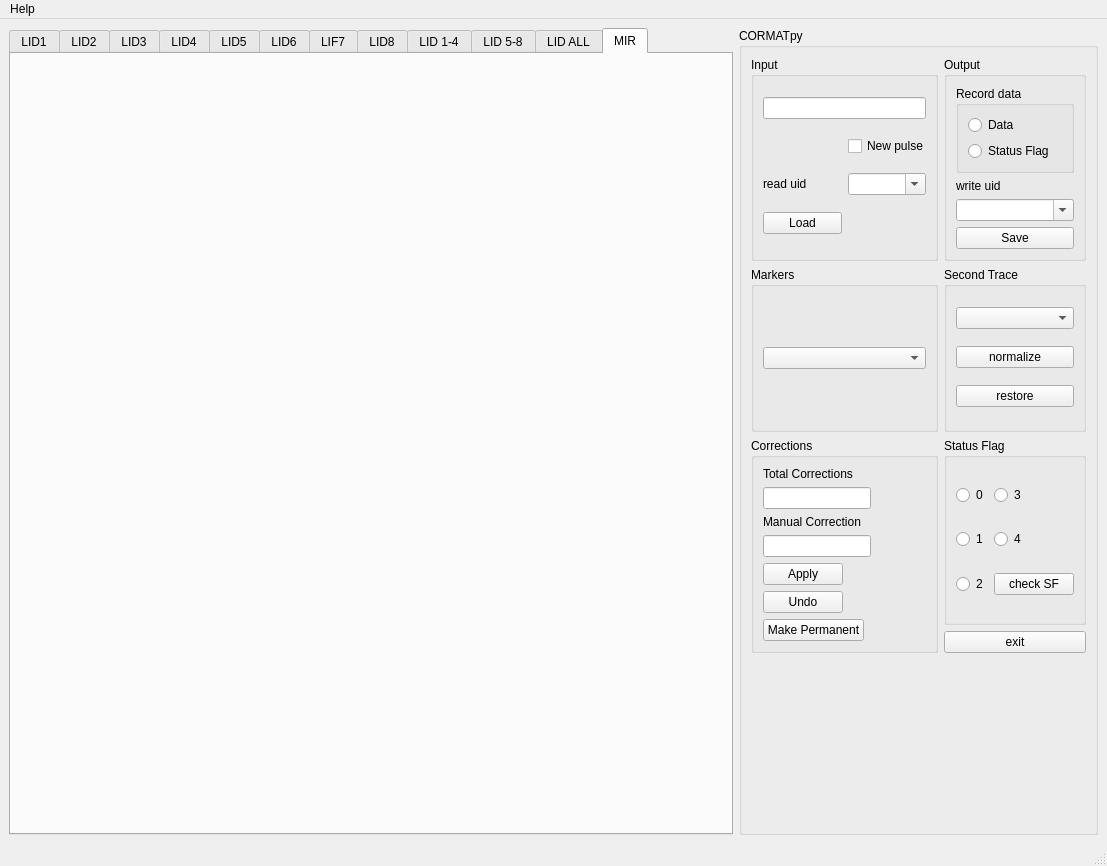
<?xml version="1.0" encoding="UTF-8"?>
<ui version="4.0">
 <class>CORMAT_py</class>
 <widget class="QMainWindow" name="CORMAT_py">
  <property name="geometry">
   <rect>
    <x>0</x>
    <y>0</y>
    <width>1107</width>
    <height>865</height>
   </rect>
  </property>
  <property name="windowTitle">
   <string>CORMATpy</string>
  </property>
  <widget class="QWidget" name="centralwidget">
   <layout class="QGridLayout" name="gridLayout_2">
    <item row="0" column="1">
     <widget class="QGroupBox" name="groupBox_8">
      <property name="maximumSize">
       <size>
        <width>359</width>
        <height>807</height>
       </size>
      </property>
      <property name="title">
       <string>CORMATpy</string>
      </property>
      <layout class="QGridLayout" name="gridLayout_4">
       <item row="0" column="0">
        <widget class="QGroupBox" name="groupBox_3">
         <property name="title">
          <string>Input</string>
         </property>
         <layout class="QGridLayout" name="gridLayout">
          <item row="0" column="0" colspan="2">
           <widget class="QLineEdit" name="lineEdit_jpn">
            <property name="text">
             <string/>
            </property>
           </widget>
          </item>
          <item row="1" column="1">
           <widget class="QCheckBox" name="checkBox_newpulse">
            <property name="text">
             <string>New pulse</string>
            </property>
           </widget>
          </item>
          <item row="2" column="0">
           <widget class="QLabel" name="label">
            <property name="text">
             <string>read uid</string>
            </property>
           </widget>
          </item>
          <item row="2" column="1">
           <widget class="QComboBox" name="comboBox_readuid">
            <property name="editable">
             <bool>true</bool>
            </property>
            <property name="insertPolicy">
             <enum>QComboBox::InsertAtTop</enum>
            </property>
           </widget>
          </item>
          <item row="3" column="0">
           <widget class="QPushButton" name="button_read_pulse">
            <property name="text">
             <string>Load</string>
            </property>
           </widget>
          </item>
         </layout>
        </widget>
       </item>
       <item row="0" column="1">
        <widget class="QGroupBox" name="groupBox">
         <property name="title">
          <string>Output</string>
         </property>
         <layout class="QGridLayout" name="gridLayout_6">
          <item row="0" column="0">
           <widget class="QGroupBox" name="groupBox_2">
            <property name="title">
             <string>Record data</string>
            </property>
            <layout class="QGridLayout" name="gridLayout_3">
             <item row="0" column="0">
              <widget class="QRadioButton" name="radioButton_storeData">
               <property name="text">
                <string>Data</string>
               </property>
              </widget>
             </item>
             <item row="1" column="0">
              <widget class="QRadioButton" name="radioButton_storeSF">
               <property name="text">
                <string>Status Flag</string>
               </property>
              </widget>
             </item>
            </layout>
           </widget>
          </item>
          <item row="1" column="0">
           <widget class="QLabel" name="label_2">
            <property name="text">
             <string>write uid</string>
            </property>
           </widget>
          </item>
          <item row="2" column="0">
           <widget class="QComboBox" name="comboBox_writeuid">
            <property name="editable">
             <bool>true</bool>
            </property>
           </widget>
          </item>
          <item row="3" column="0">
           <widget class="QPushButton" name="button_save">
            <property name="text">
             <string>Save</string>
            </property>
           </widget>
          </item>
         </layout>
        </widget>
       </item>
       <item row="1" column="0">
        <widget class="QGroupBox" name="groupBox_9">
         <property name="title">
          <string>Markers</string>
         </property>
         <layout class="QGridLayout" name="gridLayout_8">
          <item row="0" column="0">
           <widget class="QComboBox" name="comboBox_markers"/>
          </item>
         </layout>
        </widget>
       </item>
       <item row="1" column="1">
        <widget class="QGroupBox" name="groupBox_5">
         <property name="title">
          <string>Second Trace</string>
         </property>
         <layout class="QGridLayout" name="gridLayout_7">
          <item row="0" column="0">
           <widget class="QComboBox" name="comboBox_2ndtrace"/>
          </item>
          <item row="1" column="0">
           <widget class="QPushButton" name="button_normalize">
            <property name="text">
             <string>normalize</string>
            </property>
           </widget>
          </item>
          <item row="2" column="0">
           <widget class="QPushButton" name="button_restore">
            <property name="text">
             <string>restore</string>
            </property>
           </widget>
          </item>
         </layout>
        </widget>
       </item>
       <item row="2" column="0" rowspan="2">
        <widget class="QGroupBox" name="groupBox_6">
         <property name="title">
          <string>Corrections</string>
         </property>
         <layout class="QFormLayout" name="formLayout">
          <item row="0" column="0">
           <widget class="QLabel" name="label_3">
            <property name="text">
             <string>Total Corrections</string>
            </property>
           </widget>
          </item>
          <item row="1" column="0">
           <widget class="QLineEdit" name="lineEdit_totcorr"/>
          </item>
          <item row="2" column="0">
           <widget class="QLabel" name="label_4">
            <property name="text">
             <string>Manual Correction</string>
            </property>
           </widget>
          </item>
          <item row="3" column="0">
           <widget class="QLineEdit" name="lineEdit_mancorr"/>
          </item>
          <item row="4" column="0">
           <widget class="QPushButton" name="pushButton_apply">
            <property name="text">
             <string>Apply</string>
            </property>
           </widget>
          </item>
          <item row="5" column="0">
           <widget class="QPushButton" name="pushButton_undo">
            <property name="text">
             <string>Undo</string>
            </property>
           </widget>
          </item>
          <item row="6" column="0">
           <widget class="QPushButton" name="pushButton_makeperm">
            <property name="text">
             <string>Make Permanent</string>
            </property>
           </widget>
          </item>
         </layout>
        </widget>
       </item>
       <item row="2" column="1">
        <widget class="QGroupBox" name="groupBox_statusflag">
         <property name="title">
          <string>Status Flag</string>
         </property>
         <layout class="QGridLayout" name="gridLayout_5">
          <item row="0" column="1">
           <widget class="QRadioButton" name="radioButton_statusflag_3">
            <property name="text">
             <string>3</string>
            </property>
           </widget>
          </item>
          <item row="1" column="0">
           <widget class="QRadioButton" name="radioButton_statusflag_1">
            <property name="text">
             <string>1</string>
            </property>
           </widget>
          </item>
          <item row="1" column="1">
           <widget class="QRadioButton" name="radioButton_statusflag_4">
            <property name="text">
             <string>4</string>
            </property>
           </widget>
          </item>
          <item row="2" column="0">
           <widget class="QRadioButton" name="radioButton_statusflag_2">
            <property name="text">
             <string>2</string>
            </property>
           </widget>
          </item>
          <item row="0" column="0">
           <widget class="QRadioButton" name="radioButton_statusflag_0">
            <property name="text">
             <string>0</string>
            </property>
           </widget>
          </item>
          <item row="2" column="1">
           <widget class="QPushButton" name="checkSFbutton">
            <property name="text">
             <string>check SF</string>
            </property>
           </widget>
          </item>
         </layout>
        </widget>
       </item>
       <item row="3" column="1">
        <widget class="QPushButton" name="exit_button">
         <property name="text">
          <string>exit</string>
         </property>
        </widget>
       </item>
       <item row="4" column="0" colspan="2">
        <widget class="QWidget" name="logger" native="true">
         <property name="enabled">
          <bool>true</bool>
         </property>
         <property name="autoFillBackground">
          <bool>false</bool>
         </property>
        </widget>
       </item>
      </layout>
     </widget>
    </item>
    <item row="0" column="0">
     <widget class="QTabWidget" name="tabWidget">
      <property name="enabled">
       <bool>true</bool>
      </property>
      <property name="minimumSize">
       <size>
        <width>724</width>
        <height>807</height>
       </size>
      </property>
      <property name="whatsThis">
       <string>&lt;html&gt;&lt;head/&gt;&lt;body&gt;&lt;p&gt;MIR&lt;/p&gt;&lt;/body&gt;&lt;/html&gt;</string>
      </property>
      <property name="currentIndex">
       <number>11</number>
      </property>
      <widget class="QWidget" name="tab_LID1">
       <attribute name="title">
        <string>LID1</string>
       </attribute>
       <layout class="QGridLayout" name="gridLayout_20">
        <item row="0" column="0">
         <widget class="Canvas" name="widget_LID1" native="true"/>
        </item>
       </layout>
      </widget>
      <widget class="QWidget" name="tab_LID2">
       <attribute name="title">
        <string>LID2</string>
       </attribute>
       <layout class="QGridLayout" name="gridLayout_19">
        <item row="0" column="0">
         <widget class="Canvas" name="widget_LID2" native="true"/>
        </item>
       </layout>
      </widget>
      <widget class="QWidget" name="tab_LID3">
       <attribute name="title">
        <string>LID3</string>
       </attribute>
       <layout class="QGridLayout" name="gridLayout_18">
        <item row="0" column="0">
         <widget class="Canvas" name="widget_LID3" native="true"/>
        </item>
       </layout>
      </widget>
      <widget class="QWidget" name="tab_LID4">
       <attribute name="title">
        <string>LID4</string>
       </attribute>
       <layout class="QGridLayout" name="gridLayout_17">
        <item row="0" column="0">
         <widget class="Canvas" name="widget_LID4" native="true"/>
        </item>
       </layout>
      </widget>
      <widget class="QWidget" name="tab_5">
       <attribute name="title">
        <string>LID5</string>
       </attribute>
       <layout class="QGridLayout" name="gridLayout_16">
        <item row="0" column="0">
         <widget class="Canvas" name="widget_LID5" native="true"/>
        </item>
       </layout>
      </widget>
      <widget class="QWidget" name="tab_6">
       <attribute name="title">
        <string>LID6</string>
       </attribute>
       <layout class="QGridLayout" name="gridLayout_15">
        <item row="0" column="0">
         <widget class="Canvas" name="widget_LID6" native="true"/>
        </item>
       </layout>
      </widget>
      <widget class="QWidget" name="tab_7">
       <attribute name="title">
        <string>LIF7</string>
       </attribute>
       <layout class="QGridLayout" name="gridLayout_14">
        <item row="0" column="0">
         <widget class="Canvas" name="widget_LID7" native="true"/>
        </item>
       </layout>
      </widget>
      <widget class="QWidget" name="tab_8">
       <attribute name="title">
        <string>LID8</string>
       </attribute>
       <layout class="QGridLayout" name="gridLayout_13">
        <item row="0" column="0">
         <widget class="Canvas" name="widget_LID8" native="true"/>
        </item>
       </layout>
      </widget>
      <widget class="QWidget" name="tab_11">
       <attribute name="title">
        <string>LID 1-4</string>
       </attribute>
       <layout class="QGridLayout" name="gridLayout_12">
        <item row="0" column="0">
         <widget class="Canvas" name="widget_LID_14" native="true"/>
        </item>
       </layout>
      </widget>
      <widget class="QWidget" name="tab_12">
       <attribute name="title">
        <string>LID 5-8</string>
       </attribute>
       <layout class="QGridLayout" name="gridLayout_11">
        <item row="0" column="0">
         <widget class="Canvas" name="widget_LID_58" native="true"/>
        </item>
       </layout>
      </widget>
      <widget class="QWidget" name="tab_9">
       <attribute name="title">
        <string>LID ALL</string>
       </attribute>
       <layout class="QGridLayout" name="gridLayout_9">
        <item row="0" column="0">
         <widget class="Canvas" name="widget_LID_ALL" native="true"/>
        </item>
       </layout>
      </widget>
      <widget class="QWidget" name="tab_10">
       <attribute name="title">
        <string>MIR</string>
       </attribute>
       <layout class="QGridLayout" name="gridLayout_10">
        <item row="0" column="0">
         <widget class="Canvas" name="widget_MIR" native="true"/>
        </item>
       </layout>
      </widget>
     </widget>
    </item>
   </layout>
  </widget>
  <widget class="QMenuBar" name="menubar">
   <property name="geometry">
    <rect>
     <x>0</x>
     <y>0</y>
     <width>1107</width>
     <height>20</height>
    </rect>
   </property>
   <widget class="QMenu" name="menuHelp">
    <property name="title">
     <string>Help</string>
    </property>
    <addaction name="actionHelp"/>
    <addaction name="actionOpen_PDF_guide"/>
   </widget>
   <addaction name="menuHelp"/>
  </widget>
  <widget class="QStatusBar" name="statusbar"/>
  <action name="actionHelp">
   <property name="text">
    <string>Help</string>
   </property>
  </action>
  <action name="actionOpen_PDF_guide">
   <property name="text">
    <string>Open PDF guide</string>
   </property>
  </action>
 </widget>
 <customwidgets>
  <customwidget>
   <class>Canvas</class>
   <extends>QWidget</extends>
   <header location="global">canvas.h</header>
   <container>1</container>
  </customwidget>
 </customwidgets>
 <resources/>
 <connections/>
</ui>
